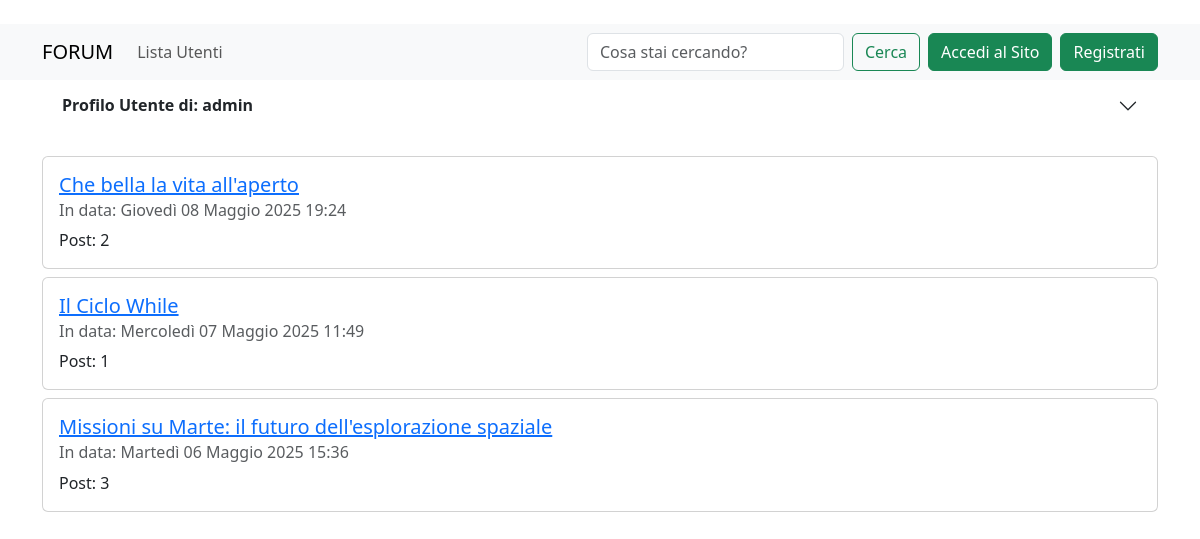
The page /users/user-profile/admin/ on the database its author committed.
### users/models.py (models this page shows, shortened)
class CustomUser(AbstractUser):
    pass
    def get_n_posts(self):
        return self.post_set.count()
    def get_n_threads(self):
        return self.thread_set.count()

### forum/models.py (models this page shows, shortened)
class Thread(TimeStampModel):
    title = models.CharField(max_length=120)
    section = models.ForeignKey(Section, on_delete=models.CASCADE)
    author = models.ForeignKey(settings.AUTH_USER_MODEL, on_delete=models.CASCADE)
    class Meta:
        verbose_name = 'Discussione'
        verbose_name_plural = 'Discussioni'
    def __str__(self):
        return self.title
    def get_absolute_url(self):
        return reverse('forum:thread_detail', kwargs={'pk': self.pk})
    def get_n_posts(self):
        return self.post_set.count()

### users/views.py (the view)
# urls.py: path('user-profile/<str:username>/', views.user_profile_view, name='user_profile'),
def user_profile_view(request, username):
    user = get_object_or_404(CustomUser, username=username)
    user_threads = Thread.objects.filter(author=user).order_by('-pk')
    context = {
        'user': user,
        'user_threads': user_threads,
    }
    return render(request, 'users/user_profile.html', context)

### users/templates/users/user_profile.html (shortened to what this page needs)
{% extends "base.html" %}
{% block content %}
<div class="accordion accordion-flush mb-4" id="accordionFlushExample">
    <div class="accordion-item">
      <h2 class="accordion-header">
        <button class="accordion-button collapsed" type="button" data-bs-toggle="collapse" data-bs-target="#flush-collapseOne" aria-expanded="false" aria-controls="flush-collapseOne">
        <span class="fw-bold">Profilo Utente di: {{ user.username }}</span>
        </button>
      </h2>
  </div>
</div>
{% for thread in user_threads %}
    <div class="card mb-2">
        <div class="card-body">
          <h5 class="card-title"><a href="{{ thread.get_absolute_url }}">{{ thread }}</a></h5>
          <h6 class="card-subtitle mb-2 text-body-secondary">In data: {{ thread.created }}</h6>
          <p class="card-text">Post: {{ thread.get_n_posts }}</p>
        </div>
    </div>
{% endfor %}
{% endblock %}

### rows shown on the page
CustomUser: username "admin"
Thread: title "Che bella la vita all'aperto", created "Giovedì 08 Maggio 2025 19:24", get_n_posts "2"
Thread: title "Il Ciclo While", created "Mercoledì 07 Maggio 2025 11:49", get_n_posts "1"
Thread: title "Missioni su Marte: il futuro dell'esplorazione spaziale", created "Martedì 06 Maggio 2025 15:36", get_n_posts "3"
